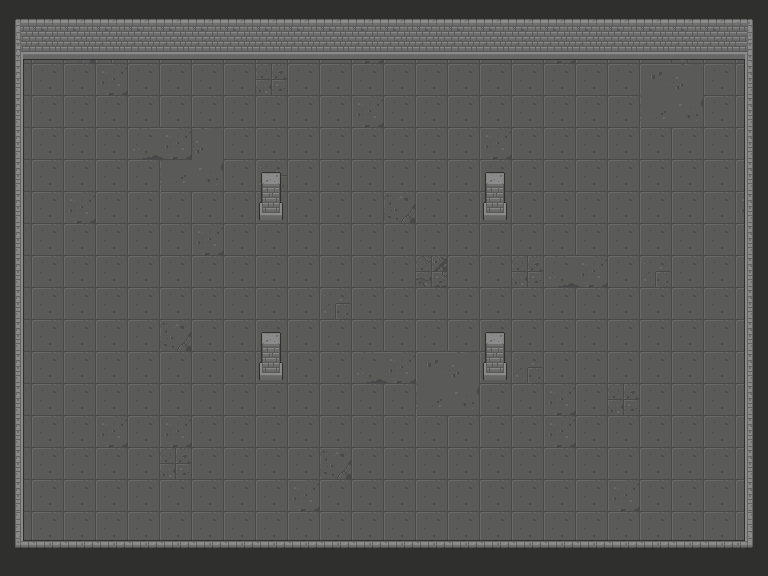

A level layout from a 2D game, rendered from its tile map. Below: a short description, then the map file with tile-grid data replaced by summaries:
An orthogonal 24x18 tile map with 32x32 px tiles, 3 tile layers (Floor, Walls, Upper) and 14 objects.

<map version="1.10" tiledversion="1.10.1" orientation="orthogonal" renderorder="right-down" width="24" height="18" tilewidth="32" tileheight="32" infinite="0" nextlayerid="5" nextobjectid="15">
 <tileset firstgid="1" name="Dungeon_Tileset" tilewidth="32" tileheight="32" tilecount="320" columns="16">
  <image source="../tileset/Dungeon_Tileset.png" width="512" height="640" />
  <tile id="224">
   <objectgroup draworder="index">
    <object id="1" x="3.021" y="0.046968" width="23.9342" height="27.9206" />
   </objectgroup>
  </tile>
 </tileset>
 <layer id="1" name="Floor" width="24" height="18">
  <data>[432 cells, 432 non-empty, 12 distinct tile ids]</data>
 </layer>
 <layer id="2" name="Walls" width="24" height="18">
  <properties>
   <property name="collides" type="bool" value="true" />
  </properties>
  <data>[432 cells, 82 non-empty, 9 distinct tile ids]</data>
 </layer>
 <layer id="3" name="Upper" width="24" height="18">
  <data>[432 cells, 76 non-empty, 10 distinct tile ids]</data>
 </layer>
 <objectgroup id="4" name="Barrels">
  <object id="2" x="166.336" y="166.206" width="19" height="21" />
  <object id="3" x="261.79" y="262.11" width="19" height="21" />
  <object id="4" x="421.516" y="133.173" width="19" height="21" />
  <object id="5" x="646.204" y="167.408" width="19" height="21" />
  <object id="6" x="487.778" y="292.748" width="19" height="21" />
  <object id="7" x="453.016" y="454.804" width="19" height="21" />
  <object id="8" x="102.646" y="421.84" width="19" height="21" />
  <object id="9" x="452.717" y="357.642" width="19" height="21" />
  <object id="10" x="487.076" y="389.546" width="19" height="21" />
  <object id="11" x="678.752" y="167.175" width="19" height="21" />
  <object id="12" x="710.013" y="167.408" width="19" height="21" />
  <object id="13" x="582.025" y="167.408" width="19" height="21" />
  <object id="14" x="646.204" y="135.382" width="19" height="21" />
 </objectgroup>
</map>
